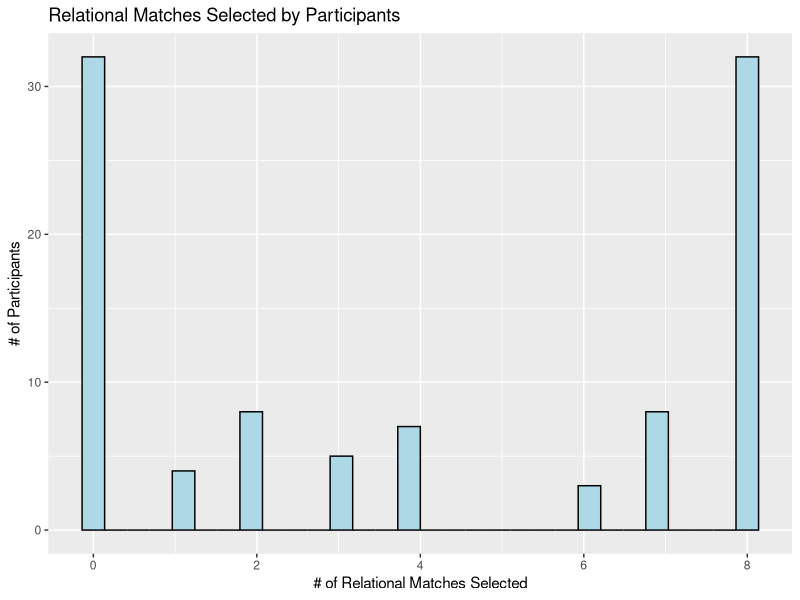

The R script that drew this image:
## ---- chunk 1
library(tidyverse)
## ---- chunk 2
help("tidyverse")
## ---- chunk 3
library(dplyr)
getwd()
match_trials <- read_csv("tidy_data/MFIndD_analogy.csv")
## ---- chunk 4
glimpse(match_trials)
## ---- chunk 5
people <- match_trials %>%
  distinct(qualtrics_id) %>%
  nrow()
people
## ---- chunk 6
trial_counts <- match_trials %>%
  count(qualtrics_id) %>%
  pull(n) %>%
  n_distinct()

trial_counts == 1
## ---- chunk 7
summary_match_trials <- match_trials %>%
  group_by(qualtrics_id) %>%
  summarize(relational_match_count = sum(response_type == "Rel"))

head(summary_match_trials)
## ---- chunk 8
summary_match_trials %>%
  ggplot(aes(x = relational_match_count)) +
  geom_histogram(bindwidth = 1,
                 color = "black", fill = "lightblue") +
  labs(x = "# of Relational Matches Selected",
       y = "# of Participants",
       title = "Relational Matches Selected by Participants")
## ---- chunk 9
reshaped_match_trials <- match_trials %>%
  select(qualtrics_id,
         trial_number,
         response_type) %>%
pivot_wider(names_from = trial_number,
              values_from = response_type,
              names_prefix = "trial") %>%
  drop_na

head(reshaped_match_trials)
## ---- chunk 10
scale_data <- read_csv("tidy_data/MFIndD_REI.csv")

head(scale_data)
## ---- chunk 11
scale_data <- scale_data %>%
  mutate(numeric_response = case_when(
    response == "Strongly Disagree" ~ 1,
    response == "Disagree" ~ 2,
    response == "Neutral" ~ 3,
    response == "Agree" ~ 4,
    response == "Strongly Agree" ~ 5,
    !is.na(as.numeric(response)) ~ as.numeric(response),
    TRUE ~ NA_real_
  ))

head(scale_data)
## ---- chunk 12
scale_data <- scale_data %>%
  mutate(new_scored_response = case_when(
    !is.na(rev_scoring) & !is.na(numeric_response) ~ 6 - numeric_response,
    is.na(rev_scoring) & !is.na(numeric_response) ~ numeric_response,
    TRUE ~ NA_real_
  ))

head(scale_data)
## ---- chunk 13
comparison <- scale_data %>%
  filter(!is.na(new_scored_response) & !is.na(scored_response)) %>%
  mutate(matches = new_scored_response == scored_response) %>%
  filter(!matches)

head(comparison)
